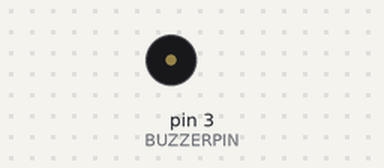
Bench run of a sketch on a simulated Arduino Uno, built with avr-gcc and run on an emulated ATmega328P. On the bench: buzzer (waves = sounding).

Above: at 1.1 s.
Timing chart, 0 to 4.6 s (numbered marks = the images above):
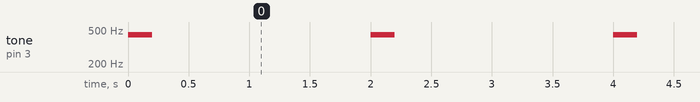

Measured:
- by itself, tone on pin 3 (BUZZERPIN): alternates 440 Hz for 0.20 s and silent for 1.8 s

The sketch:

buzzer_test.ino
```cpp
/*
  Пример управления пьезоэлектрическим динамиком
  Created by Rostislav Varzar
*/

#define BUZZERPIN 3

void setup() {
  // Инициализация выхода динамика
  pinMode(BUZZERPIN, OUTPUT);
}

void loop() {
  // Включение
  tone(BUZZERPIN, 440, 200);
  // Пауза
  delay(1000);
  // Выключение
  noTone(BUZZERPIN);
  // Пауза
  delay(1000);
}
```
